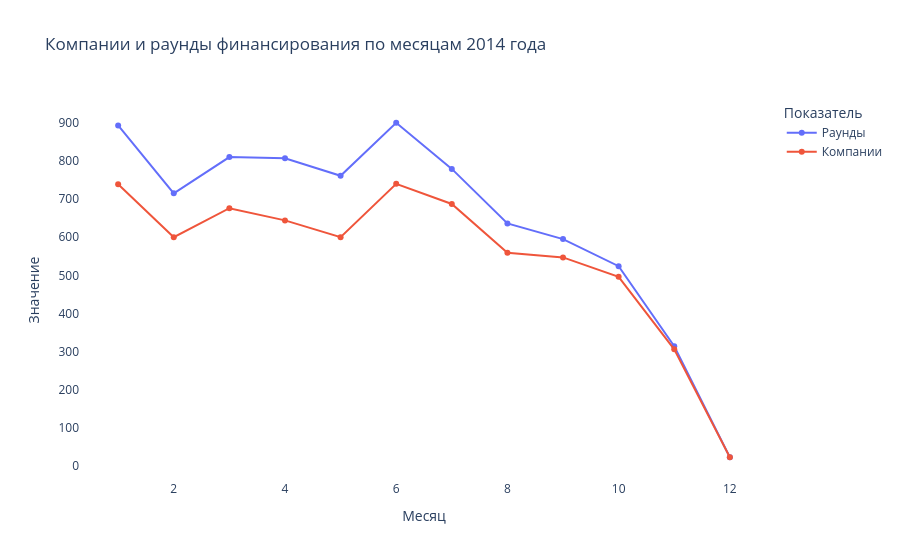

Here is the notebook cell this chart was saved with:
### Code cell
# Агрегируем по месяцам 2014 года
agg_2014 = (
    df_2014
    .groupby('mid_month')
    .agg(
        companies=('name', 'nunique'),
        rounds=('funding_rounds', 'sum')
    )
    .reset_index()
    .rename(columns={'mid_month': 'month'})
)

agg_2014_renamed = agg_2014.rename(columns={
    'companies': 'Компании',
    'rounds': 'Раунды'
})

fig = px.line(
    agg_2014_renamed,
    x='month',
    y=['Раунды', 'Компании'],
    title='Компании и раунды финансирования по месяцам 2014 года',
    markers=True
)

fig.update_yaxes(
    showgrid=False,
    zeroline=False,
    title_text='Значение'
)

fig.update_xaxes(
    showgrid=False,
    zeroline=False,
    title_text='Месяц'
)

fig.update_layout(
    plot_bgcolor='rgba(0,0,0,0)',
    paper_bgcolor='rgba(0,0,0,0)',
    legend_title_text='Показатель'
)

fig.show()

### Figure 1 — Plotly figure (JSON) as saved in the notebook; plotly's stock layout.template omitted (floating-point values rounded to 4 significant figures)
{"data": [{"hovertemplate": "variable=Раунды<br>month=%{x}<br>value=%{y}<extra></extra>", "legendgroup": "Раунды", "line": {"color": "#636efa", "dash": "solid"}, "marker": {"symbol": "circle"}, "mode": "lines+markers", "name": "Раунды", "orientation": "v", "showlegend": true, "type": "scatter", "x": [1.0, 2.0, 3.0, 4.0, 5.0, 6.0, 7.0, 8.0, 9.0, 10.0, 11.0, 12.0], "xaxis": "x", "y": [893, 715, 810, 807, 761, 900, 779, 636, 595, 524, 314, 23], "yaxis": "y"}, {"hovertemplate": "variable=Компании<br>month=%{x}<br>value=%{y}<extra></extra>", "legendgroup": "Компании", "line": {"color": "#EF553B", "dash": "solid"}, "marker": {"symbol": "circle"}, "mode": "lines+markers", "name": "Компании", "orientation": "v", "showlegend": true, "type": "scatter", "x": [1.0, 2.0, 3.0, 4.0, 5.0, 6.0, 7.0, 8.0, 9.0, 10.0, 11.0, 12.0], "xaxis": "x", "y": [739, 600, 676, 644, 600, 740, 687, 559, 547, 496, 306, 23], "yaxis": "y"}], "layout": {"legend": {"title": {"text": "Показатель"}, "tracegroupgap": 0}, "paper_bgcolor": "rgba(0,0,0,0)", "plot_bgcolor": "rgba(0,0,0,0)", "title": {"text": "Компании и раунды финансирования по месяцам 2014 года"}, "xaxis": {"anchor": "y", "domain": [0, 1], "showgrid": false, "title": {"text": "Месяц"}, "zeroline": false}, "yaxis": {"anchor": "x", "domain": [0, 1], "showgrid": false, "title": {"text": "Значение"}, "zeroline": false}}}
